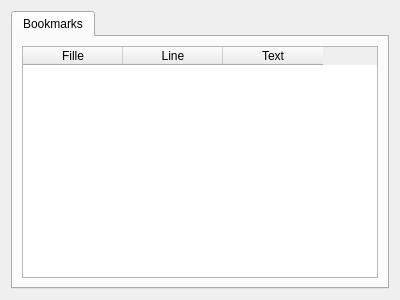
<?xml version="1.0" encoding="UTF-8"?>
<ui version="4.0">
 <class>BookmarksWidget</class>
 <widget class="QWidget" name="BookmarksWidget">
  <property name="geometry">
   <rect>
    <x>0</x>
    <y>0</y>
    <width>400</width>
    <height>300</height>
   </rect>
  </property>
  <property name="windowTitle">
   <string>Form</string>
  </property>
  <layout class="QVBoxLayout" name="verticalLayout">
   <item>
    <widget class="QTabWidget" name="bookmarksTabWidget">
     <property name="currentIndex">
      <number>0</number>
     </property>
     <widget class="QWidget" name="bookmarks">
      <attribute name="title">
       <string>Bookmarks</string>
      </attribute>
      <layout class="QVBoxLayout" name="verticalLayout_2">
       <item>
        <widget class="QTableWidget" name="bookmarksWidget">
         <property name="editTriggers">
          <set>QAbstractItemView::NoEditTriggers</set>
         </property>
         <property name="selectionBehavior">
          <enum>QAbstractItemView::SelectRows</enum>
         </property>
         <property name="gridStyle">
          <enum>Qt::DashLine</enum>
         </property>
         <property name="sortingEnabled">
          <bool>true</bool>
         </property>
         <attribute name="horizontalHeaderVisible">
          <bool>true</bool>
         </attribute>
         <attribute name="verticalHeaderVisible">
          <bool>false</bool>
         </attribute>
         <attribute name="verticalHeaderStretchLastSection">
          <bool>false</bool>
         </attribute>
         <column>
          <property name="text">
           <string>Fille</string>
          </property>
         </column>
         <column>
          <property name="text">
           <string>Line</string>
          </property>
         </column>
         <column>
          <property name="text">
           <string>Text</string>
          </property>
         </column>
        </widget>
       </item>
      </layout>
     </widget>
    </widget>
   </item>
  </layout>
 </widget>
 <resources/>
 <connections/>
</ui>
